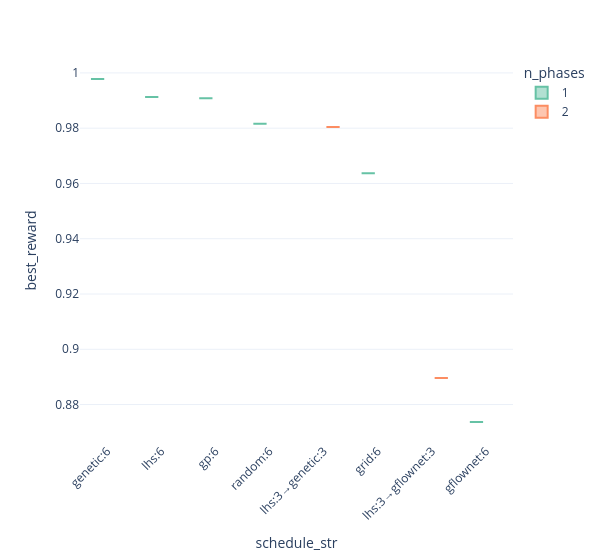

Notebook code for this chart:
### Code cell
plot_final_boxplot(metrics, metric="best_reward", groupby="schedule_str", color_by="n_phases")

### Figure 1 — Plotly figure (JSON) as saved in the notebook; plotly's stock layout.template omitted (floating-point values rounded to 4 significant figures)
{"data": [{"alignmentgroup": "True", "boxpoints": "outliers", "customdata": [["run_0", "top_k", 60, 10, 33], ["run_1", "top_k", 60, 10, 33], ["run_2", "top_k", 60, 10, 33], ["run_3", "top_k", 60, 10, 33], ["run_4", "top_k", 60, 10, 33], ["run_5", "top_k", 60, 10, 33]], "hovertemplate": "n_phases=1<br>schedule_str=%{x}<br>best_reward=%{y}<br>run=%{customdata[0]}<br>acquisition=%{customdata[1]}<br>n_init=%{customdata[2]}<br>n_candidates_per_iter=%{customdata[3]}<br>seed=%{customdata[4]}<extra></extra>", "legendgroup": "1", "marker": {"color": "rgb(102,194,165)"}, "name": "1", "notched": false, "offsetgroup": "1", "orientation": "v", "showlegend": true, "type": "box", "x": ["gflownet:6", "random:6", "lhs:6", "grid:6", "gp:6", "genetic:6"], "x0": " ", "xaxis": "x", "y": [0.8737, 0.9816, 0.9912, 0.9637, 0.9908, 0.9978], "y0": " ", "yaxis": "y"}, {"alignmentgroup": "True", "boxpoints": "outliers", "customdata": [["run_6", "top_k", 60, 10, 33], ["run_7", "top_k", 60, 10, 33]], "hovertemplate": "n_phases=2<br>schedule_str=%{x}<br>best_reward=%{y}<br>run=%{customdata[0]}<br>acquisition=%{customdata[1]}<br>n_init=%{customdata[2]}<br>n_candidates_per_iter=%{customdata[3]}<br>seed=%{customdata[4]}<extra></extra>", "legendgroup": "2", "marker": {"color": "rgb(252,141,98)"}, "name": "2", "notched": false, "offsetgroup": "2", "orientation": "v", "showlegend": true, "type": "box", "x": ["lhs:3→gflownet:3", "lhs:3→genetic:3"], "x0": " ", "xaxis": "x", "y": [0.8896, 0.9804], "y0": " ", "yaxis": "y"}], "layout": {"boxmode": "group", "legend": {"title": {"text": "n_phases"}, "tracegroupgap": 0}, "margin": {"t": 60}, "showlegend": true, "width": 600, "xaxis": {"anchor": "y", "categoryarray": ["genetic:6", "lhs:6", "gp:6", "random:6", "lhs:3→genetic:3", "grid:6", "lhs:3→gflownet:3", "gflownet:6"], "categoryorder": "array", "domain": [0.0, 1.0], "tickangle": -45, "title": {"text": "schedule_str"}}, "yaxis": {"anchor": "x", "domain": [0.0, 1.0], "title": {"text": "best_reward"}}}}
